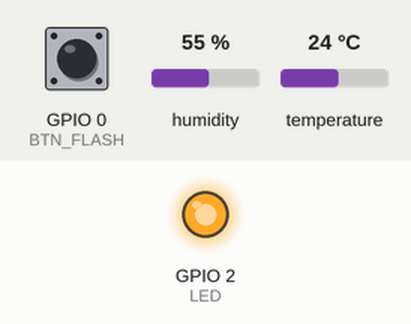
Bench run of a sketch on a simulated ESP8266 (NodeMCU). Parts: output pins drawn as LEDs (lit = HIGH). The test bench sets the inputs (shaded band); at power-on: GPIO 0 (BTN_FLASH) HIGH, humidity 55 %, temperature 24 °C. WiFi joins after 1.5 s; servers stay silent unless stated; what the sketch prints to the serial monitor is not drawn.

Above: at 2.7 s.
2.8 s: GPIO 0 (BTN_FLASH) pulled LOW for 0.15 s
At 3.05 s:
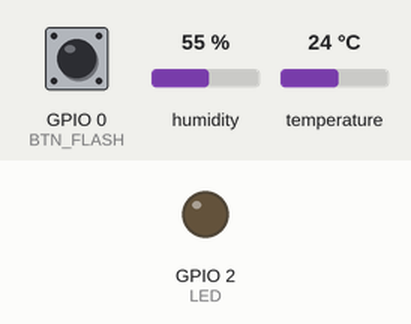
4.7 s: GPIO 0 (BTN_FLASH) pulled LOW for 3.2 s
At 9.5 s:
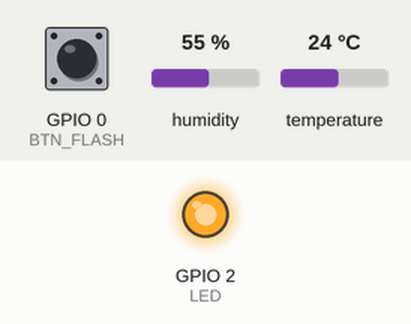
Timing chart, 0 to 11.0 s (numbered marks = the images above; inputs shaded):
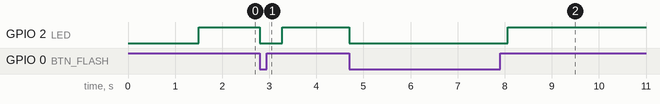

The sketch:

03-DHT11_Humidity_Temperature_Button.ino
```cpp
/*
Description:
Button Flash event to sent data
humidity and temperature
to ThingSpeak Service
*/
// Libraries
#include <ESP8266WiFi.h>
#include <DHT.h>

// WiFi settings
const char *ssid =  "YOUR SSID";
const char *password =  "YOUR PASS";

//API
const char* host = "api.thingspeak.com";
String ApiKey = "xxxxxxxxxxxxxxxx";
String path = "/update?key=" + ApiKey;

//Interface
int BTN_FLASH = 0;
int LED = 2;
int DHT11Pin = 5;
DHT dht(DHT11Pin, DHT11);

//Data
String DATA = "";

void setup() {
  //Serial setup
  Serial.begin(9600);

  //Interface setup
  pinMode(BTN_FLASH, INPUT);
  pinMode(LED, OUTPUT);

  //WiFi Conecting
  Serial.print("Connecting... ");
  WiFi.begin(ssid, password);
  while(WiFi.status() != WL_CONNECTED){
    Serial.print(".");
    delay(100);
  }
  Serial.println();
  Serial.println("Connected: " + String(ssid));
  Serial.print("IP Address: ");
  Serial.println(WiFi.localIP());
}

void loop() {
  digitalWrite(LED, digitalRead(BTN_FLASH));

  // Triggered in button Event
  if (digitalRead(BTN_FLASH) == LOW){
    float humidity = dht.readHumidity();
    float temperature = dht.readTemperature();

    //test Reading
    if(isnan(humidity) || isnan(temperature)){
      Serial.println("Error: Unable receive data from Sensor");
      return;

    }else{
      String field1 = "&field1=" + String(humidity);
      String field2 = "&field2=" + String(temperature);

      DATA = "";
      DATA += "POST " + String(path) + " HTTP/1.1\r\n";
      DATA += "Host: " + String(host) + "\r\n";
      DATA += "Connection: close\r\n";
      DATA += "X-THINGSPEAKAPIKEY:" + ApiKey + "\r\n";
      DATA += "Content-Type: application/x-www-form-urlencoded\r\n";
      DATA += "Content-Length: " + String((field1+field2).length())+ "\r\n";
      DATA += "\r\n";
      DATA += field1 + field2;

      WiFiClient client;
      Serial.println("Requesting the API Service");
      if(!client.connect(host, 80)){
        Serial.println("Connection failed...");
        return;
      }else{
        Serial.println("Connection Granted");
      }

      Serial.println("Sending Data: \r\n" + DATA);
      client.println(DATA);
      Serial.println("Data Sent");

      Serial.println("Humidity: " + String(humidity));
      Serial.println("Temperature: " + String(temperature));

    }
  }
}
```

Measured:
- after the input at 2.8 s, GPIO 2 (LED): HIGH → LOW at once, → HIGH 0.48 s later
- after the input at 4.7 s, GPIO 2 (LED): HIGH → LOW at once, → HIGH 3.4 s later
